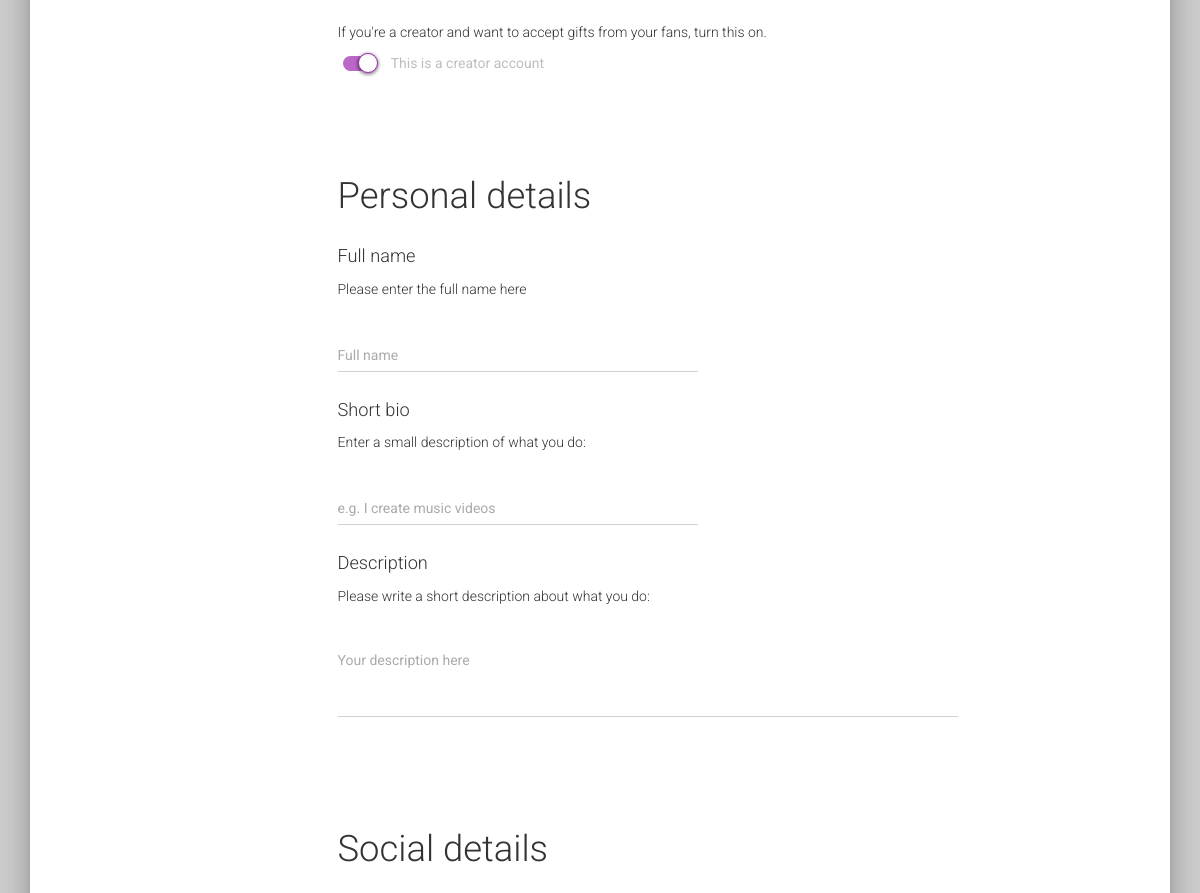
Page /regapp/update_profile/ (signed in, middle part) on the earlier database version.
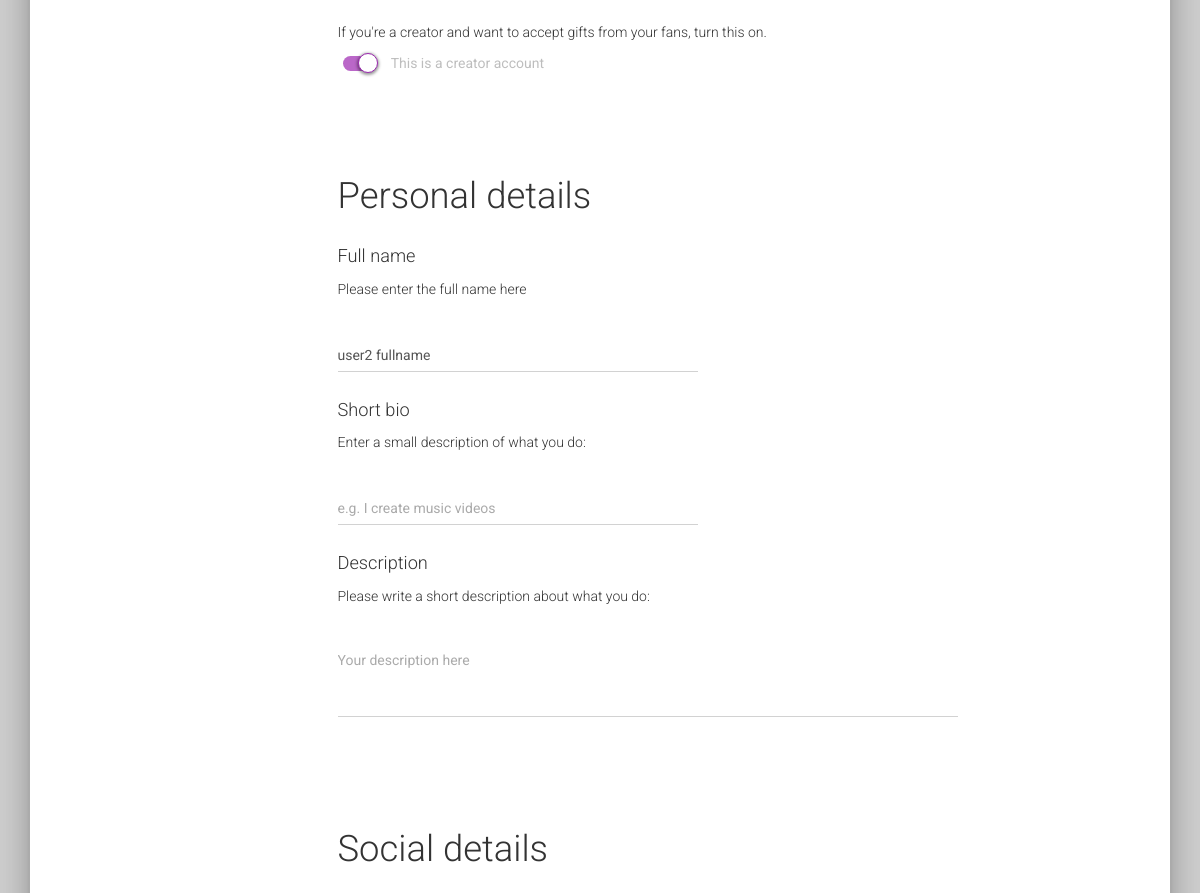
Same page on the later database version.
### regapp/models.py (models this page shows, shortened)
class MyUser(AbstractBaseUser):
    username = models.CharField(max_length=20, unique=True)
    email = models.EmailField(
        verbose_name='email address',
        max_length=255,
        unique=True,
    )
    full_name = models.CharField(max_length=30, blank=True)
    short_bio = models.CharField(max_length=50, blank=True)
    profile_description = models.CharField(max_length=1000, blank=True)
    featured_video = models.URLField(blank=True)
    social_links = models.TextField(blank=True)
    is_active = models.BooleanField(default=True)
    is_admin = models.BooleanField(default=False)
    is_staff = models.BooleanField(default=False)
    is_creator = models.BooleanField(default=False)
    last_login = models.DateTimeField(default=timezone.now)
    date_joined = models.DateTimeField(default=timezone.now)
    objects = MyUserManager()
    USERNAME_FIELD = 'username'
    @property
    def is_staff(self):
        "Is the user a member of staff?"
        return self.is_admin

### regapp/views.py (the view, shortened to what this page needs)
def update_profile(request):
    user = request.user
    print("***********************************UPDATE")
    form = UpdateProfileForm(request.POST or None,
                             initial={'full_name': user.full_name,
                                      'short_bio': user.short_bio,
                                      'profile_description': user.profile_description,
                                      'featured_video': user.featured_video,
                                      'social_links': user.social_links,
                                      'is_creator': user.is_creator})
    context = {
        "form": form
    }
    print("***********************************RETURN")
    return render(request, 'regapp/update_profile.html', context)

### regapp/forms.py
class UpdateProfileForm(forms.ModelForm):
    full_name = forms.CharField(max_length=30, required=False)
    short_bio = forms.CharField(max_length=50, required=False)
    profile_description = forms.CharField(max_length=1000, required=False)
    featured_video = forms.URLField(required=False)
    social_links = forms.CharField(required=False)
    is_creator = forms.BooleanField(required=False)
    class Meta:
        model = MyUser
        fields = ('full_name', 'short_bio', 'profile_description', 'featured_video', 'social_links', 'is_creator')

### templates/regapp/update_profile.html (shortened to what this page needs)
{% extends "regapp/base.html" %}
{% load staticfiles %}
{% block content %}
<div class="components-page">
    <div class="wrapper">
        <div class="main main-raised">
            <div class="section">
                <div class="container">
                    <form class="form" method="post" action=".">
                        <div class="row">
                            <div class="col-md-8 col-md-offset-1">
                                <div class="tim-container">
                                    <div class="tim-row" id="creator">
                                        <p>If you're a creator and want to accept gifts from your fans, turn this
                                            on.</p>
                                        <div class="togglebutton">
                                            <label>
                                                This is a creator account
                                            </label>
                                        </div>
                                    </div>
                                    <div class="tim-row" id="personal-details">
                                        <h2>Personal details</h2>
                                        <h4>Full name</h4>
                                        <p>Please enter the full name here</p>
                                        <div class="row">
                                            <div class="col-sm-6">
                                                <div class="form-group">
                                                    <input type="text" name="full_name" id="id_full_name"
                                                           value="{{ form.full_name.value }}"
                                                           placeholder="Full name" class="form-control"/>
                                                </div>
                                            </div>
                                        </div>
                                        <h4>Short bio</h4>
                                        <p>Enter a small description of what you do:</p>
                                        <div class="row">
                                            <div class="col-sm-6">
                                                <div class="form-group">
                                                    <input type="text" name="short_bio" id="id_short_bio"
                                                           value="{{ form.short_bio.value }}"
                                                           placeholder="e.g. I create music videos"
                                                           class="form-control"/>
                                                </div>
                                            </div>
                                        </div>
                                        <h4>Description</h4>
                                        <p>Please write a short description about what you do:</p>
                                        <div class="row">
                                            <div class="col-sm-10">
                                                <div class="form-group">
                                                <textarea class="form-control" placeholder="Your description here"
                                                          rows="3"></textarea>
                                                </div>
                                            </div>
                                        </div>
                                    </div>
                                    <div class="tim-row" id="social-details">
                                        <h2>Social details</h2>
                                    </div>
                                </div>
                            </div>
                        </div>
                    </form>
                </div>
            </div>
        </div>
    </div>
</div>
{% endblock %}

### templates/regapp/base.html (shortened to what this page needs)
<!DOCTYPE html>
{% load staticfiles %}
<html lang="en">
<head>
    <link rel="stylesheet" href="https://maxcdn.bootstrapcdn.com/font-awesome/latest/css/font-awesome.min.css"/>
    <link href="{% static '/css/bootstrap.min.css' %}" rel="stylesheet"/>
    <link href="{% static '/css/material-kit.css' %}" rel="stylesheet"/>
    <link href="{% static '/css/demo.css' %}" rel="stylesheet"/>
</head>
<body>
<div id="content">
    {% block content %}{% endblock %}
</div>
</body>
</html>

### static/css/demo.css (style rules this page uses)
.tim-row { margin-bottom: 20px; }
.tim-row { padding-top: 50px; }

Differences in the rows shown:
now on this page (row edited): MyUser: full_name "user2 fullname"
